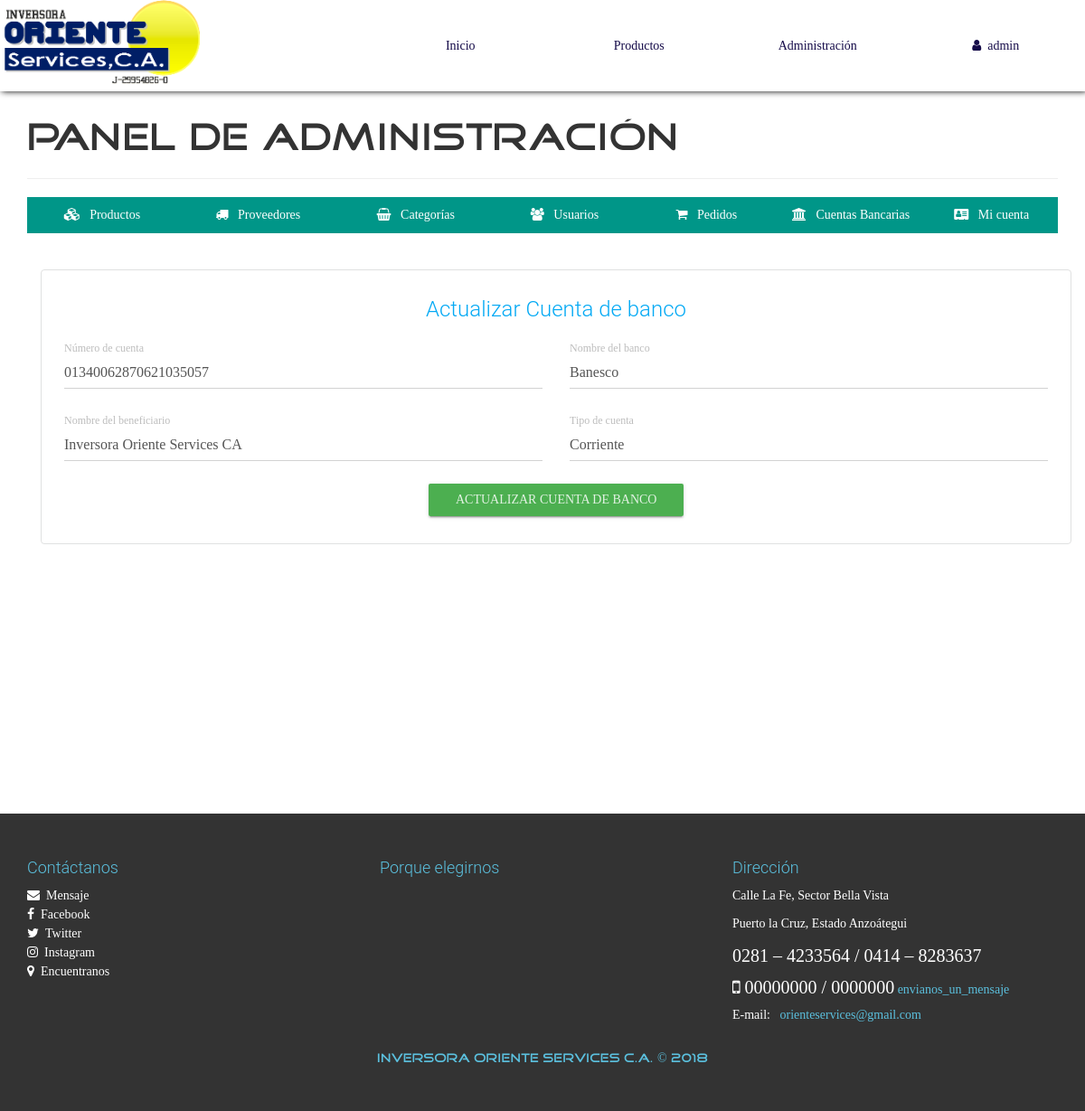
The app's page /configAdmin.php?view=bank (signed in) with its own data.
### tables this page shows
CREATE TABLE `cuentabanco` (
  `id` int(50) NOT NULL AUTO_INCREMENT,
  `NumeroCuenta` varchar(100) NOT NULL,
  `NombreBanco` varchar(100) NOT NULL,
  `NombreBeneficiario` varchar(100) NOT NULL,
  `TipoCuenta` varchar(100) NOT NULL,
  PRIMARY KEY (`id`)
);

### library/consulSQL.php (called while the page is built, shortened)
<?php
class ejecutarSQL {
    public static function conectar(){
        if(!$con=  mysqli_connect(SERVER,USER,PASS,BD)){
            echo "Error en el servidor, verifique sus datos";
        }
        mysqli_set_charset($con, "utf8");
        return $con;
    }
    public static function consultar($query) {
        if (!$consul = mysqli_query(ejecutarSQL::conectar(), $query)) {
            echo 'Error en la consulta SQL ejecutada';
        }
        return $consul;
    }
}

### admin/bank-view.php (the view, shortened to what this page needs)
<div class="container">
    <div class="row">
        <div class="col-xs-12">
            <?php
                $bankAccount=ejecutarSQL::consultar("SELECT * FROM cuentabanco");
                if(mysqli_num_rows($bankAccount)>=1){
                  $bankD=mysqli_fetch_array($bankAccount, MYSQLI_ASSOC);
            ?>
                  <div class="container-form-admin">
                  <form action="./process/updateBank.php" method="POST" role="form" class="form-content FormCatElec" data-form="update">
                    <h3 class="text-info text-center">Actualizar Cuenta de banco</h3>
                    <div class="container-fluid">
                        <div class="row">
                            <div class="col-xs-12 col-sm-6">
                                <div class="form-group label-floating">
                                    <label class="control-label">Número de cuenta</label>
                                    <input class="form-control" type="text" name="bancoCuenta" value="<?php echo $bankD['NumeroCuenta']; ?>" maxlength="50" required="">
                                </div>
                            </div>
                            <div class="col-xs-12 col-sm-6">
                                <div class="form-group label-floating">
                                    <label class="control-label">Nombre del banco</label>
                                    <input class="form-control" type="text" name="bancoNombre" value="<?php echo $bankD['NombreBanco']; ?>" maxlength="50" required="">
                                </div>
                            </div>
                            <div class="col-xs-12 col-sm-6">
                                <div class="form-group label-floating">
                                    <label class="control-label">Nombre del beneficiario</label>
                                    <input class="form-control" type="text" name="bancoBeneficiario" value="<?php echo $bankD['NombreBeneficiario']; ?>" maxlength="50" required="">
                                </div>
                            </div>
                            <div class="col-xs-12 col-sm-6">
                                <div class="form-group label-floating">
                                    <label class="control-label">Tipo de cuenta</label>
                                    <input class="form-control" type="text" name="bancoTipo" value="<?php echo $bankD['TipoCuenta']; ?>" maxlength="50" required="">
                                </div>
                            </div>
                        </div>
                    </div>
                    <p class="text-center"><button type="submit" class="btn btn-success btn-raised">Actualizar cuenta de banco</button></p>
                  </form>
                  </div>
            <?php
                }
            ?>
        </div>
    </div>
</div>

### css/style.css (style rules this page uses)
body { font-family: "FontFamilySPro"; line-height: 1.5; font-size: 1.4em; width: 100%; height: 100%; margin: 0px; padding: 0px; background-position: center center; background-repeat: no-repeat; background-attachment: fixed; background-size: cover; background-color: #fff; }
.container-form-admin { border: 1px solid #e0e1e1 !important; border-radius: 4px; padding: 10px; margin-top: 25px; }
#container-page-configAdmin { background-image: url(../assets/img/fondo.jpg); }

### records on screen
cuentabanco: bancoCuenta "01340062870621035057", bancoNombre "Banesco", bancoBeneficiario "Inversora Oriente Services CA", bancoTipo "Corriente"

### other values on screen
$_SESSION['nombre'] "admin"
